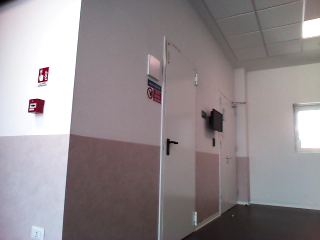
#> input picture doors_detection_long_term/doors_detector/models/gibson_goggle/bgr_image_16_(16).png, 320 x 240 px; its folder holds only this picture in this run
$ python -i data_annotator.py   (imports and definitions only)
#> lines starting #> are read from the running program, lines starting #| are printed output that depends on the picture
#> further down, picture is the input picture: shape (240, 320, 3); mean B, G, R 141.8, 139, 146.9
import cv2
import numpy as np
from generic_dataset.dataset_folder_manager import DatasetFolderManager
from generic_dataset.utilities.color import Color
import os

from doors_detection_long_term.positions_extractor.doors_dataset.door_sample import DoorSample, DOOR_LABELS


dataset_load_path = '/home/michele/myfiles/doors_dataset'
dataset_save_path = '/home/michele/myfiles/doors_dataset_labelled'
folder_name = 'house1'
# [1 line that did not run here, left out]
# [1 line that did not run here, left out]

# [1 line that did not run here, left out]
colors = {0: (0, 0, 255), 1:(255, 0, 0), 2: (0, 255, 0)}
class_index = 0
# [1 line that did not run here, left out]
# [1 line that did not run here, left out]

# [1 line that did not run here, left out]
img_objects = []

mouse_x = 0
mouse_y = 0
point_1 = (-1, -1)
point_2 = (-1, -1)


def next_img_index():
    global img_index, sample, img_objects
    try:
        img_index = next(img_indexes_iter)
    except StopIteration:
        print('Samples ended')

    sample = folder_manager_load.load_sample_using_absolute_count(img_index, use_thread=False)
    sample.set_pretty_semantic_image(sample.get_semantic_image().copy())
    sample.create_pretty_semantic_image(color=Color(red=0, blue=0, green=255))

    img_objects = [(0, *box) for box in sample.get_bboxes_from_semantic_image(threshold=0.03)]

    # Apply criterion to filder bounding boxes:
    # The bounding boxe indicates a door that is too close it is discarted. The thoresold is 0.5m
    threshold = 0.3
    new_img_object = []
    for label, x1, y1, width, height in img_objects:
        depth_data = sample.get_depth_data()
        mask = np.zeros(list(depth_data.shape), dtype=np.uint8)
        points = np.array([[[x1, y1], [x1 + width, y1], [x1 + width, y1 + height], [x1, y1 + height]]], dtype=np.int32)
        cv2.fillPoly(mask, points, 255)
        pixels = depth_data[mask == 255]
        mean = np.mean(pixels)

        if mean >= threshold:
            new_img_object.append((label, x1, y1, width, height))
        else:
            print('DISCARTED')

    img_objects = new_img_object

    cv2.displayOverlay(WINDOW_NAME, "Showing image " + str(img_index), 1000)


# [7 lines left out: function change_class_index, not called in this run]


def draw_edges(tmp_img):
    blur = cv2.bilateralFilter(tmp_img, 3, 75, 75)
    edges = cv2.Canny(blur, 150, 250, 3)
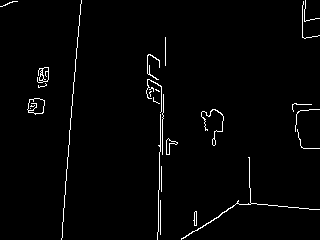
#> edges: shape (240, 320); 2% white in thin lines or dots
    edges = cv2.cvtColor(edges, cv2.COLOR_GRAY2RGB)
#> edges: shape (240, 320, 3); 2% white in thin lines or dots
    # Overlap image and edges together
    tmp_img = np.bitwise_or(tmp_img, edges)
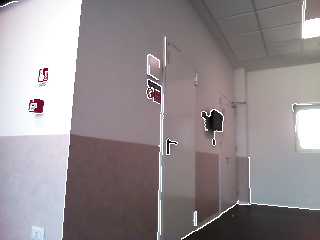
#> tmp_img: shape (240, 320, 3); mean B, G, R 144.1, 141.4, 149.1
    #tmp_img = cv2.addWeighted(tmp_img, 1 - edges_val, edges, edges_val, 0)
    return tmp_img


# [12 lines left out: functions decrease_index, increase_index, not called in this run]


def draw_line(img, x, y, height, width):
    cv2.line(img, (x, 0), (x, height), (0, 255, 255))
    cv2.line(img, (0, y), (width, y), (0, 255, 255))


# [14 lines left out: functions yolo_format, get_txt_path, not called in this run]


def save_bb(txt_path, line):
    with open(txt_path, 'a') as myfile:
        myfile.write(line + "\n") # append line


# [42 lines left out: functions delete_bb, yolo_to_x_y, draw_bboxes, draw_roi, not called in this run]


def is_mouse_inside_points(x1, y1, x2, y2):
    return mouse_x >= x1 and mouse_x <= x2 and mouse_y >= y1 and mouse_y <= y2

def is_mouse_inside_box(x1, y1, height, width):
    return mouse_x >= x1 and mouse_x <= x1 + height and mouse_y >= y1 and mouse_y <= y1 + width


# [26 lines left out: functions get_close_icon, draw_close_icon, draw_info_if_bb_selected, not called in this run]


# create window
WINDOW_NAME = 'Bounding Box Labeler'
# [3 lines not run here, left out]

# selected image
TRACKBAR_IMG = 'Image'
#cv2.createTrackbar(TRACKBAR_IMG, WINDOW_NAME, 0, last_img_index, change_img_index)

# selected class
TRACKBAR_CLASS = 'Class'
#cv2.createTrackbar(TRACKBAR_CLASS, WINDOW_NAME, 0, last_class_index, change_class_index)

# initialize
edges_on = False

# [2 lines not run here, left out]


# Initialize images
# [1 line that did not run here, left out]

# loop
# [92 lines not run here, left out]

>>> import cv2
>>> picture = cv2.imread('../../doors_detector/models/gibson_goggle/bgr_image_16_(16).png')
>>> result = draw_edges(picture)
